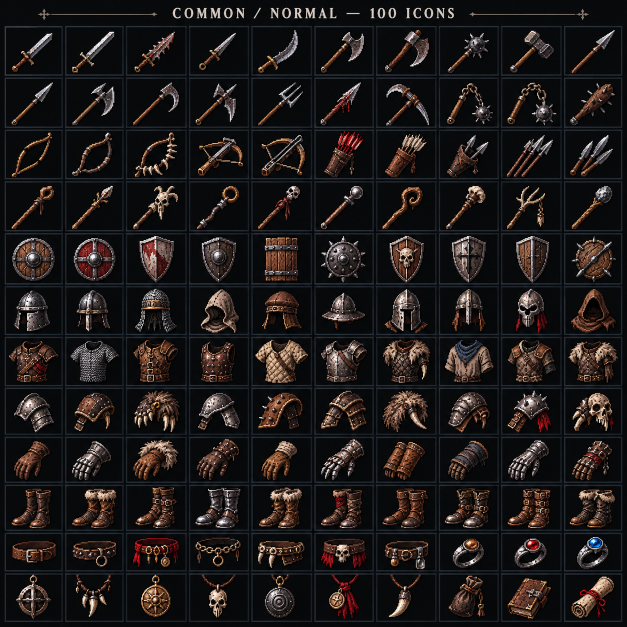
#> input picture assets-source/2d-equipment/common.webp, 1254 x 1254 px (shown at 1/2 size)
$ python detect_icons.py ../../assets-source/2d-equipment/common.webp
#> lines starting #> are read from the running program, lines starting #| are printed output that depends on the picture; after the words box and inside, x2 and y2 are one past the last pixel; in counts of white or black regions, pixels touching at a corner belong together
"""Detect icons on black-background sheets (v0.7 class equipment). Prints rows of boxes as JSON."""
import sys,json
import numpy as np
from PIL import Image
from scipy import ndimage
def detect(path,top=95,thr=40,grow=7,minarea=900):
#> called with top = 95, thr = 40, grow = 7, minarea = 900
    im=np.asarray(Image.open(path).convert('RGB')).astype(int)
    lum=im.max(axis=2)
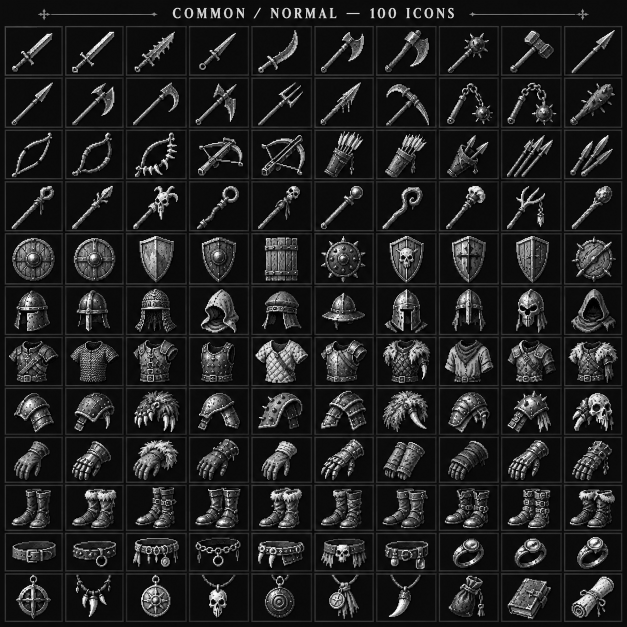
#> lum: shape (1254, 1254) int64 (shown at 1/2 size); min 0, max 255, mean 34
    mask=lum>thr
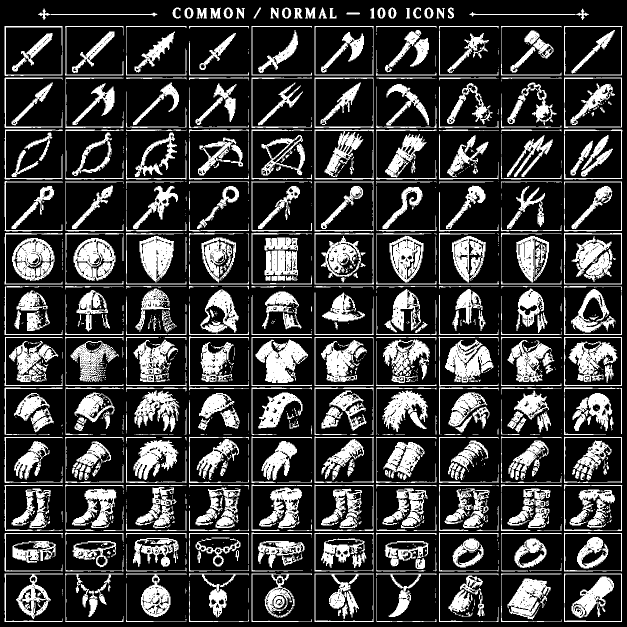
#> mask: shape (1254, 1254) bool (shown at 1/2 size); 24.2% white; 1251 white regions (692 under 20 px), largest, box (x1, y1, x2, y2) and area: (511, 679, 616, 766) 5149, (24, 476, 109, 562) 4547, (147, 476, 231, 562) 4508
    mask[:top]=False
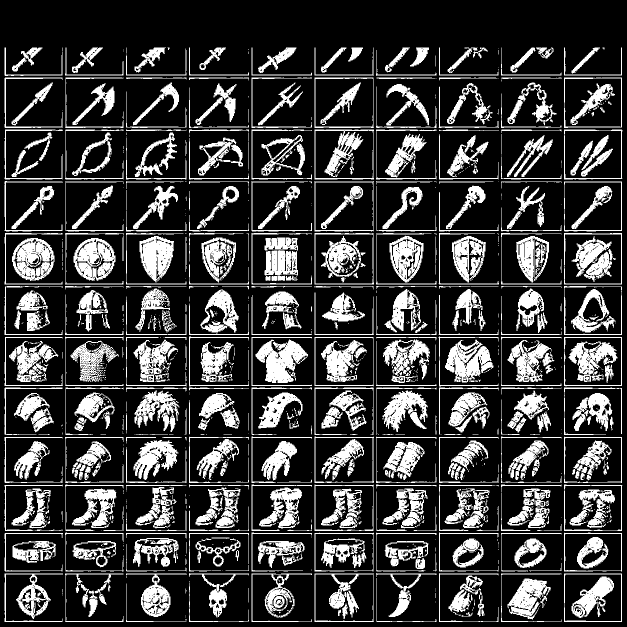
#> mask: shape (1254, 1254) bool (shown at 1/2 size); 23.2% white; 1221 white regions (688 under 20 px), largest, box (x1, y1, x2, y2) and area: (511, 679, 616, 766) 5149, (24, 476, 109, 562) 4547, (147, 476, 231, 562) 4508
    big=ndimage.binary_dilation(mask,iterations=grow)
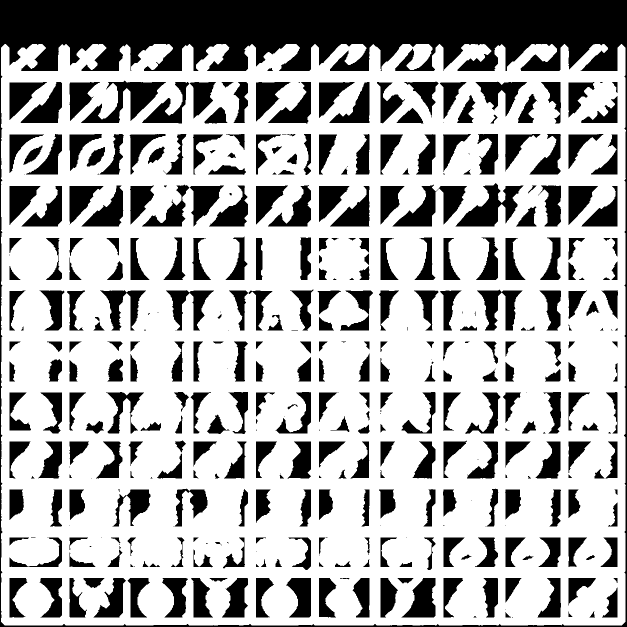
#> big: shape (1254, 1254) bool (shown at 1/2 size); 68.6% white; 403 black regions (74 under 20 px), largest, box (x1, y1, x2, y2) and area: (0, 0, 1254, 1254) 154765, (785, 369, 934, 453) 5507, (162, 161, 332, 246) 5302
    lab,n=ndimage.label(big)
#> n = 1
    boxes=[]
    for sl in ndimage.find_objects(lab):
        ys,xs=sl
        sub=mask[sl]
        if sub.sum()<minarea:continue
        boxes.append([xs.start,ys.start,xs.stop-xs.start,ys.stop-ys.start])
#> this loop made 1 pass
#> pass 1, in detect, `sub=mask[sl]`:
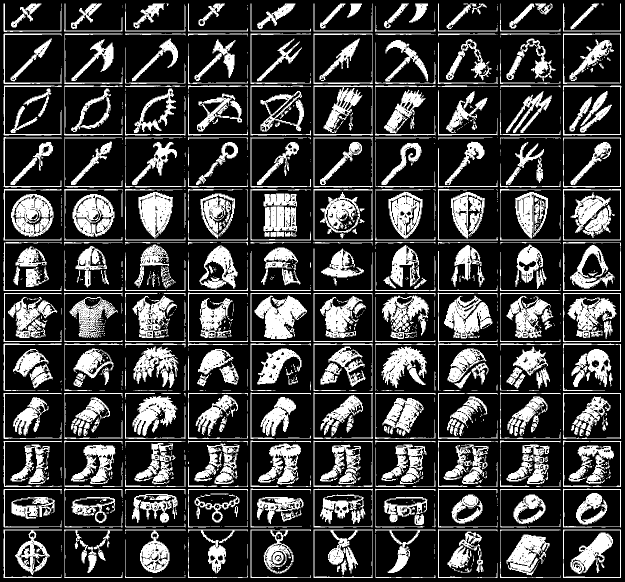
#> sub: shape (1163, 1250) bool (shown at 1/2 size); 25.1% white; 1221 white regions (688 under 20 px), largest, box (x1, y1, x2, y2) and area: (509, 591, 614, 678) 5149, (22, 388, 107, 474) 4547, (145, 388, 229, 474) 4508
#> after the loop, boxes = [[2, 88, 1250, 1163]]
    # cluster rows by y center
    boxes.sort(key=lambda b:b[1]+b[3]/2)
    rows=[]
    for b in boxes:
        cy=b[1]+b[3]/2
        if rows and abs(cy-rows[-1]['cy'])<45:
            rows[-1]['b'].append(b);rows[-1]['cy']=(rows[-1]['cy']*(len(rows[-1]['b'])-1)+cy)/len(rows[-1]['b'])
        else: rows.append({'cy':cy,'b':[b]})
#> this loop made 1 pass
#> (b, cy) on pass 1: ([2, 88, 1250, 1163], 669.5)
#> after the loop, rows = 1 item
    return [sorted(r['b'],key=lambda b:b[0]) for r in rows]
if __name__=='__main__':
    for p in sys.argv[1:]:
        rows=detect(p)
#> rows = [[[2, 88, 1250, 1163]]]
        print(p.split('/')[-1],[len(r) for r in rows],'total',sum(map(len,rows)))
#| common.webp [1] total 1

$ run again, on assets-source/2d-equipment/hero-amazon.webp
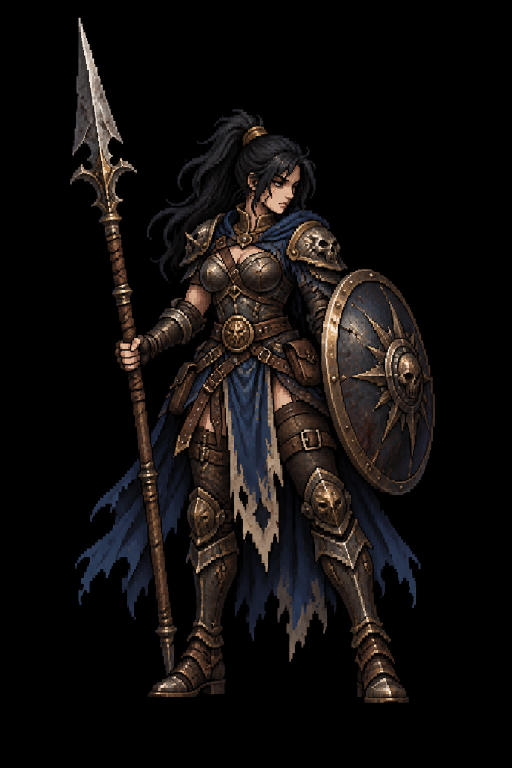
#> input picture assets-source/2d-equipment/hero-amazon.webp, 1024 x 1536 px (shown at 1/2 size)
#> in detect, `mask[:top]=False`:
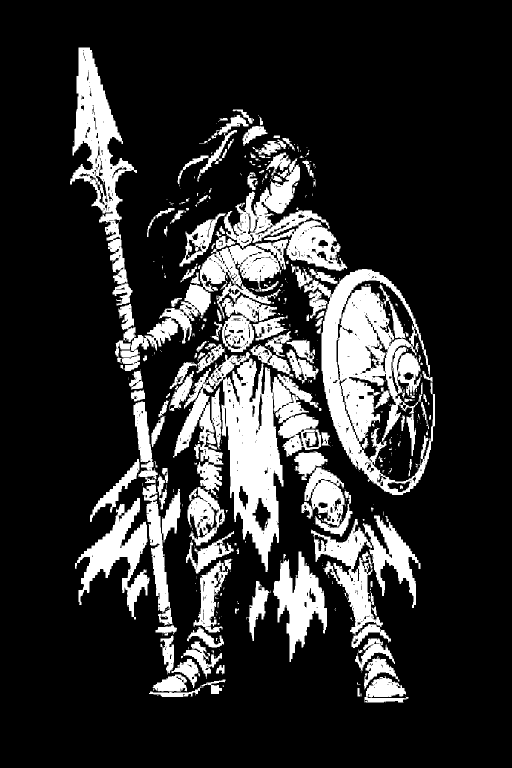
#> mask: shape (1536, 1024) bool (shown at 1/2 size); 18.5% white; 557 white regions (395 under 20 px), largest, box (x1, y1, x2, y2) and area: (608, 538, 870, 990) 47338, (443, 716, 642, 1144) 37749, (237, 472, 577, 742) 27083
#> big: shape (1536, 1024) bool; 31.7% white; 9 white regions, largest, box (x1, y1, x2, y2) and area: (133, 88, 877, 1412) 470074, (486, 1096, 661, 1331) 21080, (287, 389, 386, 481) 3932
#> lab: shape (1536, 1024) int32; 13 distinct labels, from 0 to 12
#> n = 12
#> the loop in detect, `for sl in ndimage.find_objects(lab):` made 12 passes
#> pass 2, in detect, `sub=mask[sl]`:
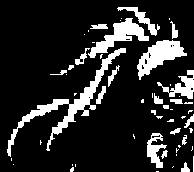
#> sub: shape (172, 194) bool; 15.9% white; 56 white regions (35 under 20 px), largest, box (x1, y1, x2, y2) and area: (7, 48, 126, 157) 1519, (137, 40, 187, 80) 903, (88, 18, 149, 58) 822
#> after the loop in detect, `for sl in ndimage.find_objects(lab):`: boxes = [[133, 88, 744, 1324], [348, 212, 194, 172], [287, 389, 99, 92], [486, 1096, 175, 235]]
#> the loop in detect, `for b in boxes:` made 4 passes
#> (b, cy) on passes 1 to 4: ([348, 212, 194, 172], 298), ([287, 389, 99, 92], 435), ([133, 88, 744, 1324], 750), ([486, 1096, 175, 235], 1213.5)
#> after the loop in detect, `for b in boxes:`: rows = 4 items
#> `rows=detect(p)`: rows = [[[348, 212, 194, 172]], [[287, 389, 99, 92]], [[133, 88, 744, 1324]], [[486, 1096, 175, 235]]]
#| hero-amazon.webp [1, 1, 1, 1] total 4
